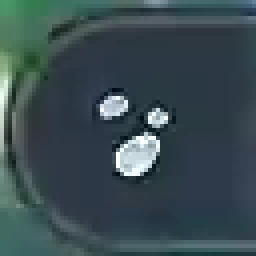
#> input picture 1-noBG.png, 64 x 64 px (shown 4 times larger)
$ python tongdao.py 1-noBG.png
#> lines starting #> are read from the running program, lines starting #| are printed output that depends on the picture
import cv2
import numpy as np
import sys
import os


def get_image_channels(image_path):
    """
    获取图片的通道数

    Args:
        image_path (str): 图片路径

    Returns:
        tuple: (通道数, 图片形状)
    """
    # 检查文件是否存在
    if not os.path.exists(image_path):
        print(f"错误: 文件 {image_path} 不存在")
        return None, None

    # 使用OpenCV读取图片
    image = cv2.imread(image_path, cv2.IMREAD_UNCHANGED)

    if image is None:
        print(f"错误: 无法读取图片 {image_path}")
        return None, None

    # 获取图片的形状
    if len(image.shape) == 2:  # 灰度图
        channels = 1
    elif len(image.shape) == 3:  # 彩色图
        channels = image.shape[2]
    else:
        channels = len(image.shape)

    return channels, image.shape, image


def display_channel_values(image, channels, shape):
    """
    显示各个通道的值

    Args:
        image: 图片数组
        channels (int): 通道数
        shape: 图片形状
    """
    print(f"\n各通道值信息:")

    if channels == 1:
        # 灰度图
        print("灰度图 - 单通道")
        print(f"值范围: {np.min(image)} - {np.max(image)}")
        print(f"平均值: {np.mean(image):.2f}")
    else:
        # 多通道图
        for i in range(channels):
            if len(shape) == 3:
                channel_data = image[:, :, i]
                print(f"通道 {i+1}:")
                print(f"  值范围: {np.min(channel_data)} - {np.max(channel_data)}")
                print(f"  平均值: {np.mean(channel_data):.2f}")

                # 根据常见的通道顺序解释含义
                if channels == 3:
                    if i == 0:
                        print(f"  通道含义: Blue (B)")
                    elif i == 1:
                        print(f"  通道含义: Green (G)")
                    elif i == 2:
                        print(f"  通道含义: Red (R)")
                elif channels == 4:
                    if i == 0:
                        print(f"  通道含义: Blue (B)")
                    elif i == 1:
                        print(f"  通道含义: Green (G)")
                    elif i == 2:
                        print(f"  通道含义: Red (R)")
                    elif i == 3:
                        print(f"  通道含义: Alpha (透明度)")
            else:
                print(f"通道 {i+1} 数据维度异常")


def analyze_image(image_path):
    """
    分析图片的完整信息

    Args:
        image_path (str): 图片路径
    """
    channels, shape, image = get_image_channels(image_path)

    if channels is None:
        return False

    print(f"图片路径: {image_path}")
    print(f"图片形状: {shape}")
    print(f"通道数: {channels}")

    # 根据通道数解释图片类型
    if channels == 1:
        print("图片类型: 灰度图")
    elif channels == 3:
        print("图片类型: RGB/BGR 彩色图")
    elif channels == 4:
        print("图片类型: RGBA 彩色图 (带透明通道)")
    else:
        print(f"图片类型: 未知 (通道数: {channels})")

    # 显示各通道的值
    display_channel_values(image, channels, shape)

    return True


def main():
    """
    主函数，从命令行参数获取图片路径并输出通道数
    """
    if len(sys.argv) < 2:
        print("使用方法: python tongdao.py <图片路径>")
        print("或者运行交互模式:")

        while True:
            image_path = input("\n请输入图片路径 (输入 'quit' 退出): ").strip()

            if image_path.lower() == 'quit':
                print("程序退出")
                break

            if image_path:
                if analyze_image(image_path):
                    print("-" * 50)
            else:
                print("请输入有效的图片路径")
    else:
        # 从命令行参数获取图片路径
        image_path = sys.argv[1]
        analyze_image(image_path)
#> in get_image_channels, image is the input picture: shape (64, 64, 4); mean B, G, R, A 80.9, 75.6, 57.9, 255
#> in analyze_image, `channels, shape, image = get_image_channels(image_path)`: channels = 4; shape = (64, 64, 4)
#| 图片形状: (64, 64, 4)
#| 通道数: 4
#> the loop in display_channel_values, `for i in range(channels):` made 4 passes
#|   值范围: 20 - 255
#|   平均值: 80.94
#|   值范围: 10 - 255
#|   平均值: 75.61
#|   值范围: 0 - 255
#|   平均值: 57.86
#|   值范围: 255 - 255
#|   平均值: 255.00
#> pass 1, in display_channel_values, `channel_data = image[:, :, i]`:
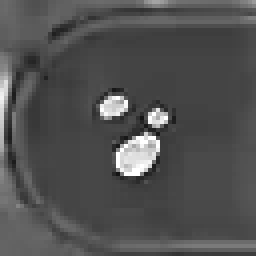
#> channel_data: shape (64, 64) (shown 4 times larger); min 20, max 255, mean 80.9
#> pass 2, in display_channel_values, `channel_data = image[:, :, i]`:
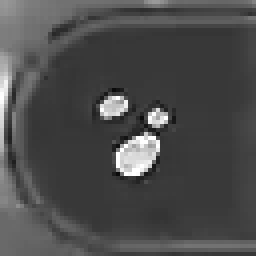
#> channel_data: shape (64, 64) (shown 4 times larger); min 10, max 255, mean 75.6
#> pass 3, in display_channel_values, `channel_data = image[:, :, i]`:
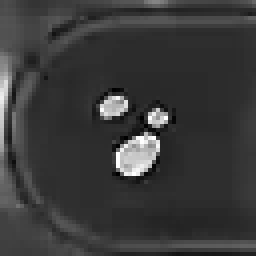
#> channel_data: shape (64, 64) (shown 4 times larger); min 0, max 255, mean 57.9
#> after the loop in display_channel_values, `for i in range(channels):`: channel_data: shape (64, 64); every value is 255


if __name__ == "__main__":
    main()

$ run again, on 3-noBg.png
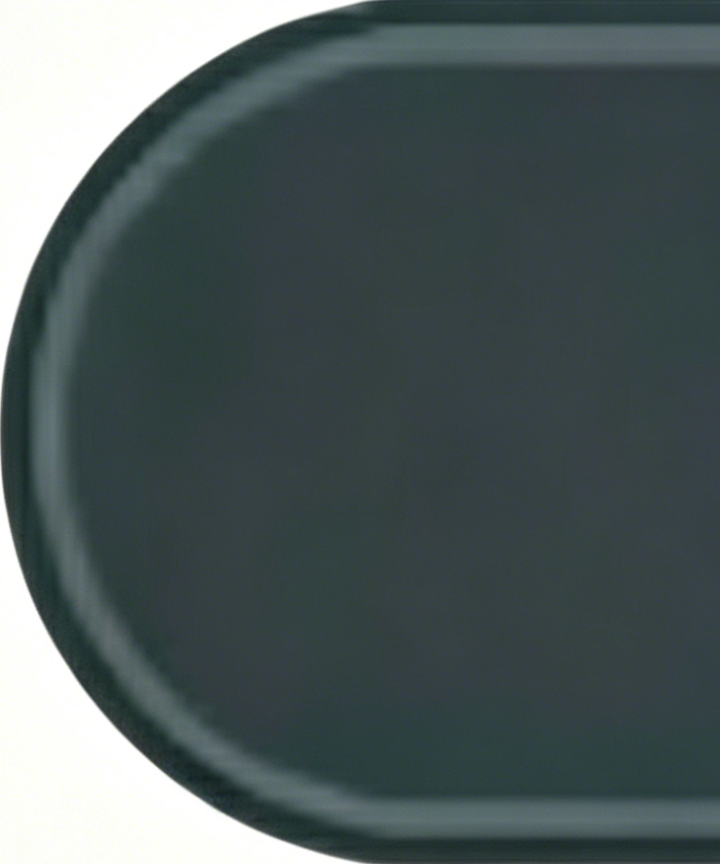
#> input picture 3-noBg.png, 720 x 864 px
#> in get_image_channels, image is the input picture: shape (864, 720, 4); mean B, G, R, A 92.1, 91.4, 79, 255
#> in analyze_image, `channels, shape, image = get_image_channels(image_path)`: channels = 4; shape = (864, 720, 4)
#| 图片形状: (864, 720, 4)
#| 通道数: 4
#> the loop in display_channel_values, `for i in range(channels):` made 4 passes
#|   值范围: 27 - 255
#|   平均值: 92.12
#|   值范围: 31 - 255
#|   平均值: 91.40
#|   值范围: 17 - 255
#|   平均值: 79.03
#> (further printed lines are left out)
#> pass 1, in display_channel_values, `channel_data = image[:, :, i]`:
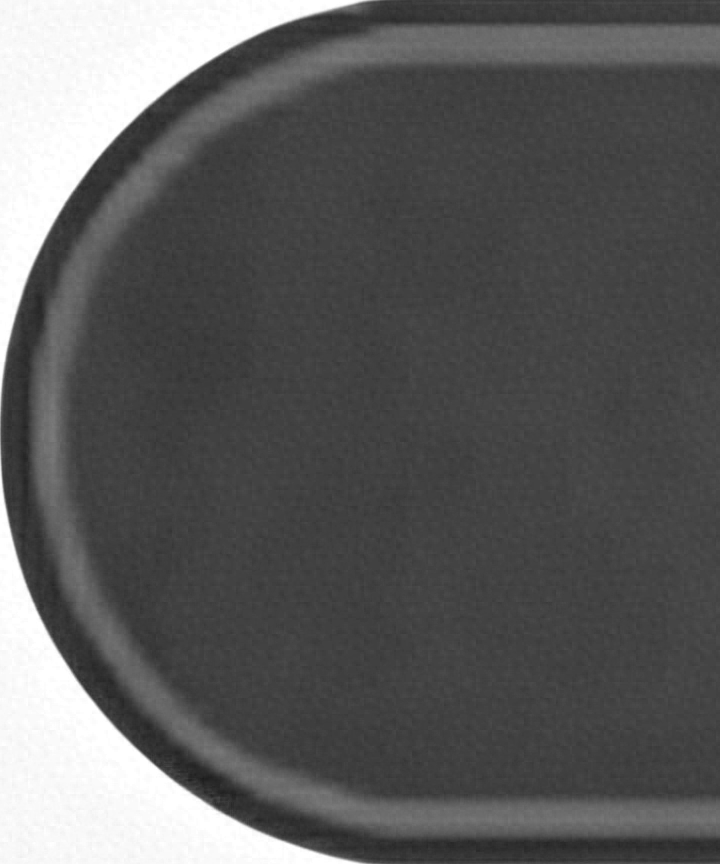
#> channel_data: shape (864, 720); min 27, max 255, mean 92.1
#> pass 3, in display_channel_values, `channel_data = image[:, :, i]`:
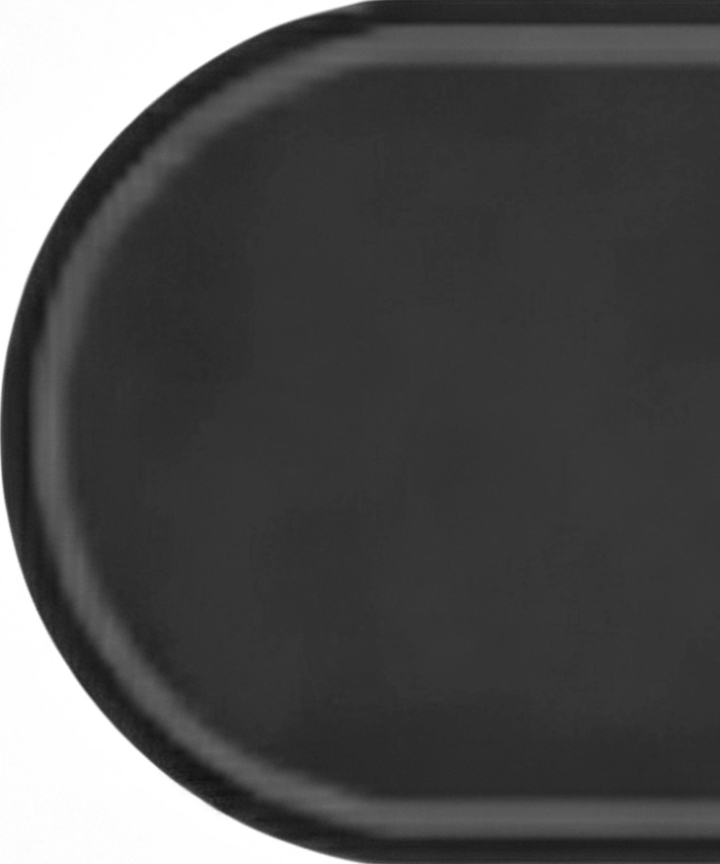
#> channel_data: shape (864, 720); min 17, max 255, mean 79
